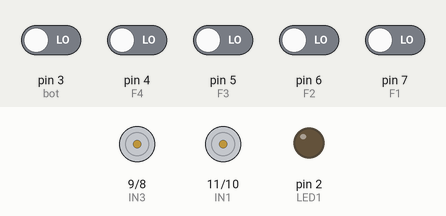
Bench run of a sketch on a simulated Arduino Uno, built with avr-gcc and run on an emulated ATmega328P. Parts: motor-driver pin pairs drawn as motors (green arrow = first pin HIGH = forward, orange = second pin HIGH = backward, longer = more drive), output pins drawn as LEDs (lit = HIGH). The inputs (shaded band) are chosen by the test bench; at power-on: pin 3 (bot), pin 4 (F4), pin 5 (F3), pin 6 (F2), pin 7 (F1) LOW.

Above: at 1.2 s.
1.3 s: pin 3 (bot) driven HIGH and pin 7 (F1) driven HIGH
At 2.5 s:
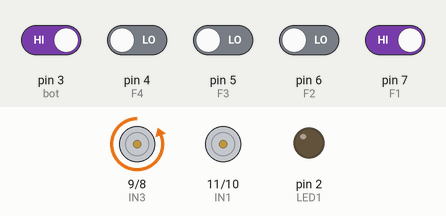
2.8 s: pin 3 (bot) driven LOW
At 3.8 s:
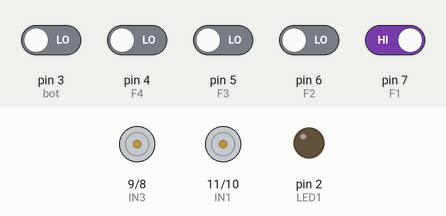
4.3 s: pin 3 (bot) driven HIGH
At 5.0 s:
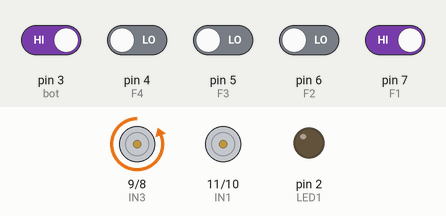
5.8 s: pin 4 (F4) driven HIGH and pin 6 (F2) driven HIGH
At 9.6 s:
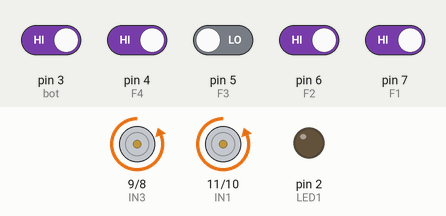
Timing chart, 0 to 27.3 s (numbered marks = the images above; inputs shaded):
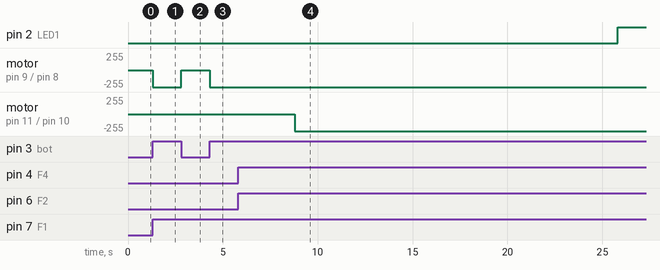

The sketch:

SW_Automation.ino
```cpp
const int IN3 = 9;
const int IN4 = 8;
const int IN2 = 10;
const int IN1 = 11;
const int F2 = 6;
const int F1 = 7;
const int F3 = 5;
const int F4 = 4;
const int bot = 3;
int FimDeCurso1;
int FimDeCurso2;
int FimDeCurso3;
int FimDeCurso4;
int BotEstado;
int LED1 = 2;
int LED2 = 12;


// HIGH VIROU LOW
// LOW VIROU HIGH


void setup()
{
    pinMode(IN3, OUTPUT);
    pinMode(IN4, OUTPUT);
    pinMode(IN2, OUTPUT);
    pinMode(IN1, OUTPUT);
    pinMode(F1, INPUT);
    pinMode(F2, INPUT);
    pinMode(F3, INPUT);
    pinMode(F4, INPUT);
    pinMode(bot, INPUT);
    pinMode(LED1,OUTPUT);
    pinMode(LED2, INPUT);
}


void loop()
{
    FimDeCurso1 = digitalRead(F1);
    FimDeCurso2 = digitalRead(F2);
    FimDeCurso3 = digitalRead(F3);
    FimDeCurso4 = digitalRead(F4);
    BotEstado = digitalRead(bot);


   if (BotEstado == HIGH)
    {


       //VAI
        if((FimDeCurso1 == HIGH)&& (FimDeCurso2 == LOW ))
        {


            //Movimenta para a esquerda
            digitalWrite(IN3, LOW);
            digitalWrite(IN4, HIGH);
        }


       // DESCE
        else if ((FimDeCurso2 == HIGH) && (FimDeCurso3 == HIGH))
        {

          digitalWrite(IN3, LOW);
          digitalWrite(IN4, LOW);
          delay(100);
             //Movimenta para descer
           digitalWrite(IN1, HIGH);
           digitalWrite(IN2, LOW);
        }
        //SOBE
        else if((FimDeCurso2 == HIGH) && (FimDeCurso4 == HIGH))
        {
            //Movimenta para subir
            delay(3000);
            digitalWrite(IN1, LOW);
            digitalWrite(IN2, HIGH);

            delay(17000);

            digitalWrite(LED1, HIGH);
        }


       else if((FimDeCurso2 == HIGH) && (digitalRead(LED2)==HIGH))
        {
            //Movimenta para direita
            delay(100);
            digitalWrite(IN3, HIGH);
            digitalWrite(IN4, LOW);
            delay(100);
            digitalWrite(LED1, LOW);
            delay(2000);


        }


    }

    else
    {
        digitalWrite(IN1, LOW);
        digitalWrite(IN2, LOW);
        digitalWrite(IN3, LOW);
        digitalWrite(IN4, LOW);
    }
}
```

Measured:
- after the input at 1.3 s, motor on pin 9 (IN3) / pin 8 (IN4): stopped → backward 255/255 at once
- after the input at 2.8 s, motor on pin 9 (IN3) / pin 8 (IN4): backward 255/255 → stopped at once
- after the input at 4.3 s, motor on pin 9 (IN3) / pin 8 (IN4): stopped → backward 255/255 at once
- after the input at 5.8 s, pin 2 (LED1): LOW → HIGH after 20.0 s; motor on pin 11 (IN1) / pin 10 (IN2): stopped → backward 255/255 after 3.0 s
